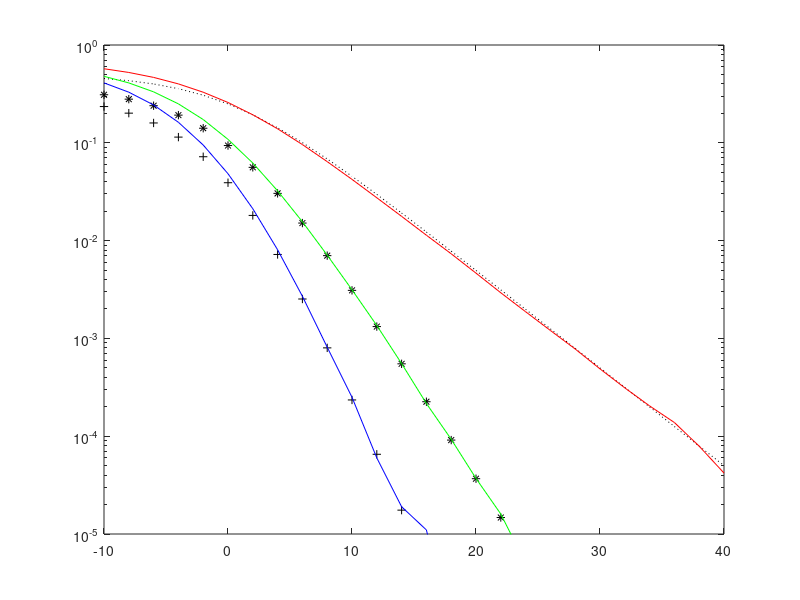

This chart was generated by the following MATLAB code:
function Pc=shi_06_v1

%
%Part2
%



%Number of symbols
N = 10^6;
%Generate a 2bits/symbol signal
s = randi(4,1,N);
t = [1+1i -1+1i -1-1i 1-1i];
%Transform it in to4QAM random sequence
a = t(s);
% Eb/N0 in db
Eb0db = -10:2:40;
% Eb/N0
Eb0 = 10.^(Eb0db/10);
M=4;
%SNR
SNR = Eb0 * log2(M);
%The power of signal
Es = sum(abs(a).^2)/N;
N0 = Es./SNR;
% compute the sigma of noise by SNR
sigma = sqrt(N0);
v = (1./sqrt(2) .* (randn(1,N) + 1i * randn(1,N))); 
%build figuie label
figure('name','assignment5');
xlabel('SNR(dB)');
ylabel('Error rate');
title('SER of MRC');

%Theoretical SER
%since we don't know what is constant in equation 
%i assume it is 2 because it have same ser with rayleigth fading in -
%-signal channel
r = sqrt(1.5* log2(M)/(M-1));
D = sqrt(Eb0./(1+Eb0));
%SER for 1 channel
ser = 2*((1-D)./2).*((1+D)./2);
semilogy(Eb0db,ser,'k:') ;
%SER for 2 channel
ser = 2*((1-D)./2).^2.*((3*((1+D)./2).^2));
hold on
semilogy(Eb0db,ser,'k*') ;
%SER for 3 channel
ser = 2*((1-D)./2).^3.*(10.*((1+D)./2).^3);
semilogy(Eb0db,ser,'k+') ;

%simulation SER
ser = zeros(1,length(Eb0));
g= zeros (1,N);
color={'r','g','b'};
for L=1:3
    %rayleigh gain
    n = 1./sqrt(2) .* (randn(1,N) + 1i * randn(1,N));
    %Equivalent gain of MCR with L channel
    g =  sqrt(g.^2+(abs(n) .^ 2) .* (1));
    for l=1:length(Eb0);
        %produce noise
        v1 = sigma (l).* v;
        %add noise and gain
        a1 = a .* g + v1;
        %decision decoding
        s1 = 1*(real(a1)>0&imag(a1)>=0) + 2*(real(a1)<=0&imag(a1)>0) + 3*(real(a1)<0&imag(a1)<=0) + 4*(real(a1)>=0&imag(a1)<0);
        %SER 
        ser(l) = (sum(s1~=s))/N;
    end
semilogy(Eb0db,ser,color{L}) ;
end


xlim([-10 40])
ylim([0.00001 1])

hold off


end
function a=factorialR(n)
b = 1 : 1 : n;
a = prod (b);
end

%histgrom function%
function [no,xo] = histR(a,b) %replace command hist to get histogram. a is data. b is the total block number.
maxa=0;
mina=0;
maxa=max(a);%get max value
mina=min(a);%get min value
l=0;
l=(maxa-mina)/b;%get the length of each block
xo= zeros(1,b);
for i= 1:1:b
    xo(i)=mina+l*(i-1);%produce the map of block
end
no= zeros(1,b);
t=0;
for j= 1:1:length(a)
    t=round((a(j)-mina)/l)+1;%run the data add count to each block
    if t>b
        t=b;
    end
     if t==0
        t=1;
    end
    no(t)=no(t)+1;
end
end

function q = qfunR( x)
q = 0.5 * erfc (x/sqrt(2));
end
